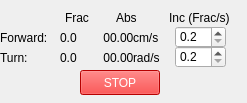
<?xml version="1.0" encoding="UTF-8"?>
<ui version="4.0">
 <class>MainWindow</class>
 <widget class="QMainWindow" name="MainWindow">
  <property name="geometry">
   <rect>
    <x>0</x>
    <y>0</y>
    <width>247</width>
    <height>103</height>
   </rect>
  </property>
  <property name="focusPolicy">
   <enum>Qt::StrongFocus</enum>
  </property>
  <property name="windowTitle">
   <string>Teleop</string>
  </property>
  <widget class="QWidget" name="centralwidget">
   <widget class="QPushButton" name="stopButton">
    <property name="geometry">
     <rect>
      <x>80</x>
      <y>70</y>
      <width>80</width>
      <height>25</height>
     </rect>
    </property>
    <property name="focusPolicy">
     <enum>Qt::NoFocus</enum>
    </property>
    <property name="styleSheet">
     <string notr="true">background-color: rgb(255, 0, 0);
font: 75 12pt &quot;Sans Serif&quot;;
color: rgb(255, 255, 255);</string>
    </property>
    <property name="text">
     <string>STOP</string>
    </property>
   </widget>
   <widget class="QLabel" name="fwdLabel">
    <property name="geometry">
     <rect>
      <x>0</x>
      <y>30</y>
      <width>91</width>
      <height>16</height>
     </rect>
    </property>
    <property name="text">
     <string>Forward:</string>
    </property>
   </widget>
   <widget class="QLabel" name="turnLabel">
    <property name="geometry">
     <rect>
      <x>0</x>
      <y>50</y>
      <width>81</width>
      <height>16</height>
     </rect>
    </property>
    <property name="text">
     <string>Turn:</string>
    </property>
   </widget>
   <widget class="QLabel" name="fwdVelFrac">
    <property name="geometry">
     <rect>
      <x>60</x>
      <y>30</y>
      <width>31</width>
      <height>16</height>
     </rect>
    </property>
    <property name="text">
     <string>0.0</string>
    </property>
   </widget>
   <widget class="QLabel" name="turnVelFrac">
    <property name="geometry">
     <rect>
      <x>60</x>
      <y>50</y>
      <width>31</width>
      <height>16</height>
     </rect>
    </property>
    <property name="text">
     <string>0.0</string>
    </property>
   </widget>
   <widget class="QDoubleSpinBox" name="fwdInc">
    <property name="geometry">
     <rect>
      <x>175</x>
      <y>26</y>
      <width>51</width>
      <height>22</height>
     </rect>
    </property>
    <property name="focusPolicy">
     <enum>Qt::ClickFocus</enum>
    </property>
    <property name="keyboardTracking">
     <bool>true</bool>
    </property>
    <property name="decimals">
     <number>1</number>
    </property>
    <property name="minimum">
     <double>0.200000000000000</double>
    </property>
    <property name="maximum">
     <double>10.000000000000000</double>
    </property>
    <property name="singleStep">
     <double>0.200000000000000</double>
    </property>
    <property name="value">
     <double>0.200000000000000</double>
    </property>
   </widget>
   <widget class="QDoubleSpinBox" name="turnInc">
    <property name="geometry">
     <rect>
      <x>175</x>
      <y>46</y>
      <width>51</width>
      <height>22</height>
     </rect>
    </property>
    <property name="focusPolicy">
     <enum>Qt::ClickFocus</enum>
    </property>
    <property name="decimals">
     <number>1</number>
    </property>
    <property name="minimum">
     <double>0.200000000000000</double>
    </property>
    <property name="maximum">
     <double>10.000000000000000</double>
    </property>
    <property name="singleStep">
     <double>0.200000000000000</double>
    </property>
    <property name="value">
     <double>0.200000000000000</double>
    </property>
   </widget>
   <widget class="QLabel" name="incLabel">
    <property name="geometry">
     <rect>
      <x>169</x>
      <y>10</y>
      <width>71</width>
      <height>16</height>
     </rect>
    </property>
    <property name="text">
     <string>Inc (Frac/s)</string>
    </property>
   </widget>
   <widget class="QLabel" name="fracLabel">
    <property name="geometry">
     <rect>
      <x>65</x>
      <y>10</y>
      <width>31</width>
      <height>16</height>
     </rect>
    </property>
    <property name="text">
     <string>Frac</string>
    </property>
   </widget>
   <widget class="QLabel" name="absLabel">
    <property name="geometry">
     <rect>
      <x>116</x>
      <y>10</y>
      <width>31</width>
      <height>16</height>
     </rect>
    </property>
    <property name="text">
     <string>Abs</string>
    </property>
   </widget>
   <widget class="QLabel" name="fwdVelAbs">
    <property name="geometry">
     <rect>
      <x>100</x>
      <y>28</y>
      <width>41</width>
      <height>20</height>
     </rect>
    </property>
    <property name="text">
     <string> 00.00</string>
    </property>
   </widget>
   <widget class="QLabel" name="turnVelAbs">
    <property name="geometry">
     <rect>
      <x>100</x>
      <y>48</y>
      <width>41</width>
      <height>20</height>
     </rect>
    </property>
    <property name="text">
     <string> 00.00</string>
    </property>
   </widget>
   <widget class="QLabel" name="turnUnits">
    <property name="geometry">
     <rect>
      <x>133</x>
      <y>50</y>
      <width>31</width>
      <height>16</height>
     </rect>
    </property>
    <property name="text">
     <string>rad/s</string>
    </property>
   </widget>
   <widget class="QLabel" name="fwdUnits">
    <property name="geometry">
     <rect>
      <x>133</x>
      <y>30</y>
      <width>31</width>
      <height>16</height>
     </rect>
    </property>
    <property name="text">
     <string>cm/s</string>
    </property>
   </widget>
  </widget>
 </widget>
 <resources/>
 <connections/>
</ui>
